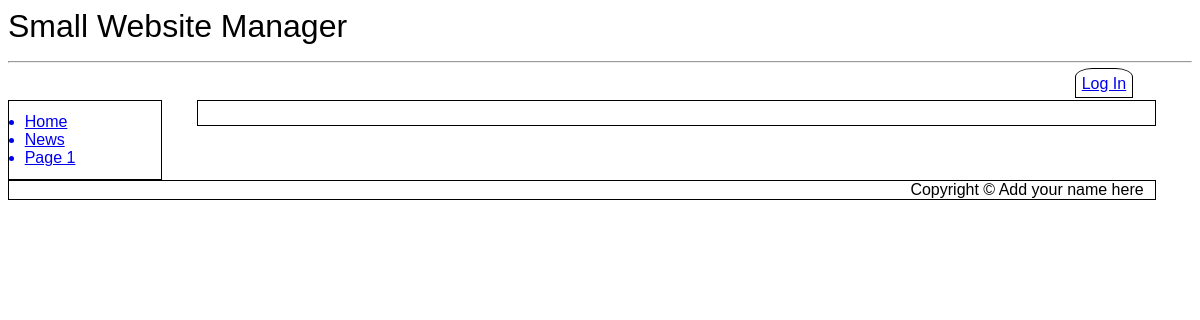
Before: /index.php?page=Page_2 with the older database file.
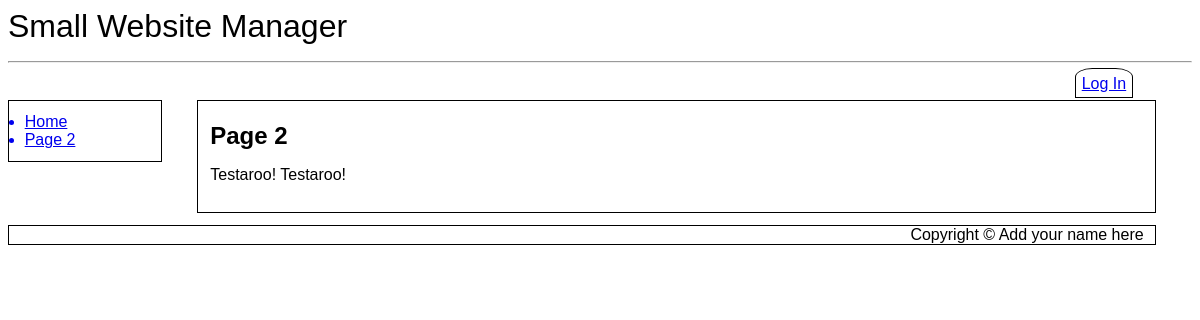
After: the same page with the newer database file.
### tables this page shows
CREATE TABLE `SubMenus` (
  `MenuID` int(11) NOT NULL,
  `LinkID` int(11) NOT NULL,
  `Page_ID` int(11) NOT NULL DEFAULT 0,
  `Menu_Entry` varchar(20) NOT NULL,
  `Title` varchar(500) NOT NULL,
  `Active` tinyint(1) NOT NULL DEFAULT 1
);

CREATE TABLE `Cust_Pages` (
  `Page_ID` int(11) NOT NULL,
  `Page_Iteration` int(11) NOT NULL,
  `Parent_Iteration` int(11) NOT NULL DEFAULT 0,
  `Title` text NOT NULL,
  `Body` text NOT NULL,
  `Last_Modified` datetime NOT NULL DEFAULT current_timestamp(),
  `Last_Author` int(11) NOT NULL
);

### index.php (the view, shortened to what this page needs)
<?php
include ("db_connect.inc");
include ("header.inc");
include ("navbar.inc");
echo "<article id='main' style='margin-top: 0%'>";
if ($_GET["page"]) {
	$handle = htmlspecialchars_decode($_GET["page"]);
	$handle = preg_replace('/_/', ' ', $handle);
	$query = "SELECT Cust_Pages.Title AS Title, Cust_Pages.Body AS Body FROM Cust_Pages INNER JOIN Cust_Pages_DATA ON Cust_Pages_DATA.Page_ID=Cust_Pages.Page_ID AND Cust_Pages_DATA.Page_Iteration=Cust_Pages.Page_Iteration WHERE Title='$handle' AND Cust_Pages_DATA.Active=1;";
} elseif ($_GET["pageID"] AND $_GET["iteration"]) {
	$query = "SELECT Title, Body FROM Cust_Pages WHERE Page_ID=".$_GET["pageID"]." AND Page_Iteration=".$_GET["iteration"]." ORDER BY Last_Modified DESC;";
} else {
	$query = "SELECT Cust_Pages.Title AS Title, Cust_Pages.Body AS Body FROM Cust_Pages INNER JOIN Cust_Pages_DATA ON Cust_Pages_DATA.Page_ID=Cust_Pages.Page_ID AND Cust_Pages_DATA.Page_Iteration=Cust_Pages.Page_Iteration WHERE Cust_Pages_DATA.Page_ID=1 AND Cust_Pages_DATA.Active=1;";
}
$result = mysqli_query($cxn,$query) or die ("Couldn't execute query.");
if ($row = mysqli_fetch_assoc($result))
{
	echo	"<h1>{$row['Title']}</h1>\r\n";
	echo	"<p>\r\n";
	$text = $row['Body'];
	$text = htmlentities($text);
	$patterns = array(
            "/\[link\](.*?)\[\/link\]/",
            "/\[url\](.*?)\[\/url\]/",
            "/\[img\](.*?)\[\/img\]/",
            "/\[b\](.*?)\[\/b\]/",
            "/\[u\](.*?)\[\/u\]/",
            "/\[i\](.*?)\[\/i\]/",
            "/\n/");
	$replacements = array(
            "<a href=\"\\1\">\\1</a>",
            "<a href=\"\\1\">\\1</a>",
            "<img src=\"\\1\">",
            "<strong>\\1</strong>",
            "<u>\\1</u>",
            "<em>\\1</em>",
            "<br>");
	$newText = preg_replace($patterns,$replacements, $text);
	echo $newText;
	echo "</p>\r\n";
}
echo "</article>\r\n";
include ("footer.inc");
?>

### navbar.inc (shortened to what this page needs)
<nav id="vnav1">
<?php
$query = "SELECT Menu_Entry, Title FROM SubMenus WHERE MenuID='1' AND Active=1 ORDER BY LinkID ASC LIMIT 10";
$result = mysqli_query($cxn,$query) or die ("Couldn't execute query.");
while($row = mysqli_fetch_assoc($result))
{
	$menuEntry = $row['Menu_Entry'];
	$pageTitle = $row['Title'];
	$pageTitle = preg_replace('/ /', '_', $pageTitle);
	echo "<a href='$pageTitle'>$menuEntry</a>\r\n";
}
?>
</nav>

Changed rows visible on the page:
removed submenus: Menu_Entry "News"
removed submenus: Menu_Entry "Page 1"
added submenus: Menu_Entry "Page 2"
added cust_pages: Title "Page 2", Body "Testaroo! Testaroo!"
